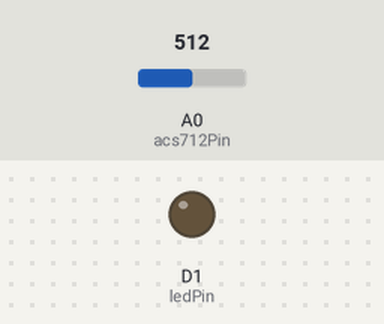
Simulated run of this sketch. Board: ESP8266 (NodeMCU). Parts: output pins drawn as LEDs (lit = HIGH). The inputs (shaded band) are chosen by the test bench; at power-on: A0 (acs712Pin) = 512. WiFi joins after 1.5 s; servers stay silent unless stated; no MQTT or app messages arrive unless stated; what the sketch prints to the serial monitor is not drawn.

Above: at 2.7 s.
2.8 s: A0 (acs712Pin) set to 605
4.7 s: A0 (acs712Pin) set to 633
At 6.7 s:
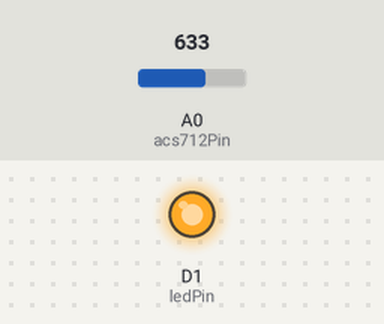
7.0 s: A0 (acs712Pin) set to 511
At 8.3 s:
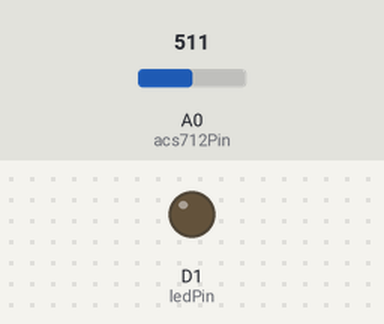
9.0 s: A0 (acs712Pin) set to 716
At 9.8 s:
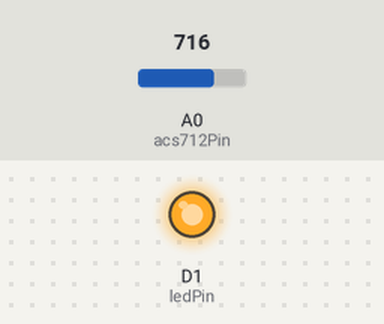
Timing chart, 0 to 12.0 s (numbered marks = the images above; inputs shaded):
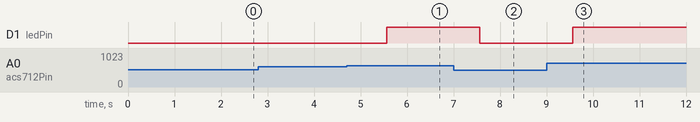

The sketch:

charchar.ino
```cpp
#include <ESP8266WiFi.h>
#include <PubSubClient.h>

// Replace with your network credentials
const char* ssid = "your_SSID";
const char* password = "your_PASSWORD";

// Replace with your MQTT broker IP address
const char* mqtt_server = "your_MQTT_broker_IP";

WiFiClient espClient;
PubSubClient client(espClient);

const int acs712Pin = A0; // ACS712 connected to A0 pin
const int ledPin = D1; // LED connected to D1 pin

void setup() {
  pinMode(ledPin, OUTPUT);

  Serial.begin(115200);
  setupWiFi();
  setupMQTT();
}

void loop() {
  if (!client.connected()) {
    reconnectMQTT();
  }
  client.loop();

  int sensorValue = analogRead(acs712Pin);
  float voltage = (sensorValue / 1023.0) * 3.3; // Convert sensor value to voltage (assuming 3.3V reference)

  // Adjust the threshold value as per your requirements
  float threshold = 2.0; // Example threshold value

  if (voltage > threshold) {
    digitalWrite(ledPin, HIGH); // Turn on LED
    sendNotification("ACS712 Alert: Current threshold exceeded!");
  } else {
    digitalWrite(ledPin, LOW); // Turn off LED
  }

  delay(1000); // Adjust delay as per your requirements
}

void setupWiFi() {
  delay(10);
  Serial.println();
  Serial.print("Connecting to ");
  Serial.println(ssid);

  WiFi.begin(ssid, password);

  while (WiFi.status() != WL_CONNECTED) {
    delay(500);
    Serial.print(".");
  }

  Serial.println("");
  Serial.println("WiFi connected");
  Serial.print("IP address: ");
  Serial.println(WiFi.localIP());
}

void setupMQTT() {
  client.setServer(mqtt_server, 1883);
}

void reconnectMQTT() {
  while (!client.connected()) {
    Serial.print("Connecting to MQTT Broker...");
    if (client.connect("ESP8266Client")) {
      Serial.println("connected");
    } else {
      Serial.print("failed, rc=");
      Serial.print(client.state());
      Serial.println(" retrying in 5 seconds");
      delay(5000);
    }
  }
}

void sendNotification(const char* message) {
  if (client.connected()) {
    client.publish("homeassistant/notification", message);
  }
}
```

Measured:
- the behaviour switches between 620 and 621 on A0 (acs712Pin) (found by bisection; images 0 and 1)
- after the input at 2.8 s, every drawn part: stays the same
- after the input at 4.7 s, D1 (ledPin): LOW → HIGH after 0.86 s
- after the input at 7.0 s, D1 (ledPin): HIGH → LOW after 0.57 s
- after the input at 9.0 s, D1 (ledPin): LOW → HIGH after 0.57 s
